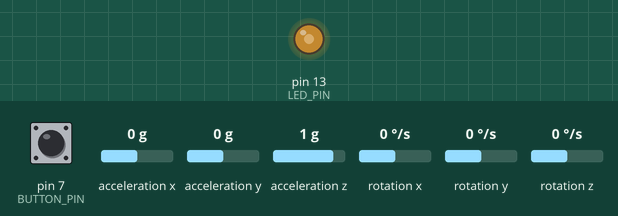
Simulated run of this sketch. Board: Arduino Uno, built with avr-gcc and run on an emulated ATmega328P. On the bench: output pins drawn as LEDs (lit = HIGH). The test bench sets the inputs (shaded band); at power-on: pin 7 (BUTTON_PIN) LOW, acceleration z 1 g, acceleration x 0 g, acceleration y 0 g, rotation x 0 °/s, rotation y 0 °/s, rotation z 0 °/s. What the sketch prints to the serial monitor is not drawn.

Above: at 0.64 s.
1.3 s: pin 7 (BUTTON_PIN) pulled HIGH for 0.15 s
4.3 s: acceleration z set to 0 g
7.3 s: acceleration x set to -1.4 g
10.3 s: acceleration y set to -0.5 g
13.3 s: acceleration y set to -0.8 g
At 14.12 s:
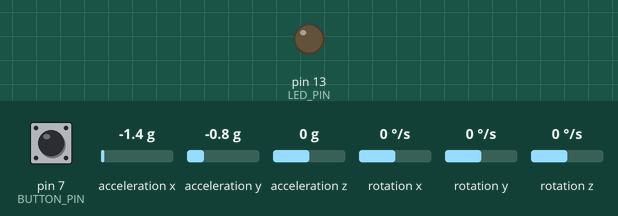
16.3 s: pin 7 (BUTTON_PIN) pulled HIGH for 1 s
At 17.88 s:
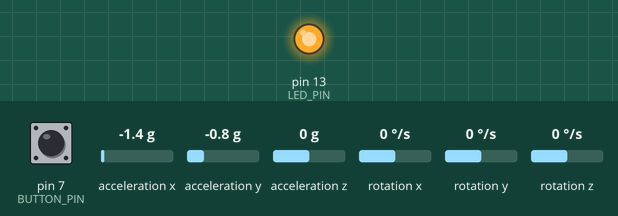
Timing chart, 0 to 20.3 s (numbered marks = the images above; inputs shaded):
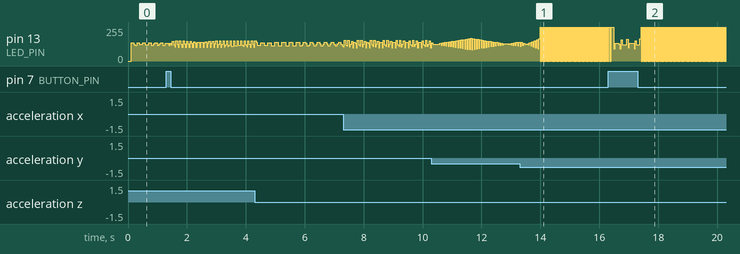

Measured:
- the behaviour switches between -0.6 and -0.7 g on acceleration y (found by bisection; images 0 and 1)

The sketch:

BMED_4781_Code.ino
```cpp
// I2C device class (I2Cdev) demonstration Arduino sketch for MPU6050 class
// 10/7/2011 by Jeff Rowberg <jeff@rowberg.net>
// Updates should (hopefully) always be available at https://github.com/jrowberg/i2cdevlib
//
// Changelog:
//      2013-05-08 - added multiple output formats
//                 - added seamless Fastwire support
//      2011-10-07 - initial release

/* ============================================
I2Cdev device library code is placed under the MIT license
Copyright (c) 2011 Jeff Rowberg

Permission is hereby granted, free of charge, to any person obtaining a copy
of this software and associated documentation files (the "Software"), to deal
in the Software without restriction, including without limitation the rights
to use, copy, modify, merge, publish, distribute, sublicense, and/or sell
copies of the Software, and to permit persons to whom the Software is
furnished to do so, subject to the following conditions:

The above copyright notice and this permission notice shall be included in
all copies or substantial portions of the Software.

THE SOFTWARE IS PROVIDED "AS IS", WITHOUT WARRANTY OF ANY KIND, EXPRESS OR
IMPLIED, INCLUDING BUT NOT LIMITED TO THE WARRANTIES OF MERCHANTABILITY,
FITNESS FOR A PARTICULAR PURPOSE AND NONINFRINGEMENT. IN NO EVENT SHALL THE
AUTHORS OR COPYRIGHT HOLDERS BE LIABLE FOR ANY CLAIM, DAMAGES OR OTHER
LIABILITY, WHETHER IN AN ACTION OF CONTRACT, TORT OR OTHERWISE, ARISING FROM,
OUT OF OR IN CONNECTION WITH THE SOFTWARE OR THE USE OR OTHER DEALINGS IN
THE SOFTWARE.
===============================================
*/

// I2Cdev and MPU6050 must be installed as libraries, or else the .cpp/.h files
// for both classes must be in the include path of your project
#include "I2Cdev.h"
#include "MPU6050.h"

// Arduino Wire library is required if I2Cdev I2CDEV_ARDUINO_WIRE implementation
// is used in I2Cdev.h
#if I2CDEV_IMPLEMENTATION == I2CDEV_ARDUINO_WIRE
    #include "Wire.h"
#endif

// class default I2C address is 0x68
// specific I2C addresses may be passed as a parameter here
// AD0 low = 0x68 (default for InvenSense evaluation board)
// AD0 high = 0x69
MPU6050 accelgyro;
//MPU6050 accelgyro(0x69); // <-- use for AD0 high

int16_t ax, ay, az;
int16_t gx, gy, gz;
//use for calibration values.
int16_t calibVals[5];

boolean isCalibration;
boolean calibDone = false;
#define BUTTON_PIN 7
int cPoint;

// uncomment "OUTPUT_READABLE_ACCELGYRO" if you want to see a tab-separated
// list of the accel X/Y/Z and then gyro X/Y/Z values in decimal. Easy to read,
// not so easy to parse, and slow(er) over UART.
#define OUTPUT_READABLE_ACCELGYRO

// uncomment "OUTPUT_BINARY_ACCELGYRO" to send all 6 axes of data as 16-bit
// binary, one right after the other. This is very fast (as fast as possible
// without compression or data loss), and easy to parse, but impossible to read
// for a human.
//#define OUTPUT_BINARY_ACCELGYRO


#define LED_PIN 13
bool blinkState = false;
enum Exercise {NONE, SQUAT, DEADLIFT };
Exercise workout = NONE;

void setup() {
    // join I2C bus (I2Cdev library doesn't do this automatically)
    #if I2CDEV_IMPLEMENTATION == I2CDEV_ARDUINO_WIRE
        Wire.begin();
    #elif I2CDEV_IMPLEMENTATION == I2CDEV_BUILTIN_FASTWIRE
        Fastwire::setup(400, true);
    #endif

    // initialize serial communication
    // (38400 chosen because it works as well at 8MHz as it does at 16MHz, but
    // it's really up to you depending on your project)
    Serial.begin(38400);

    // initialize device
    Serial.println("Initializing I2C devices...");
    accelgyro.initialize();

    // verify connection
    Serial.println("Testing device connections...");
    Serial.println(accelgyro.testConnection() ? "MPU6050 connection successful" : "MPU6050 connection failed");

    // use the code below to change accel/gyro offset values
    /*
    Serial.println("Updating internal sensor offsets...");
    // -76	-2359	1688	0	0	0
    Serial.print(accelgyro.getXAccelOffset()); Serial.print("\t"); // -76
    Serial.print(accelgyro.getYAccelOffset()); Serial.print("\t"); // -2359
    Serial.print(accelgyro.getZAccelOffset()); Serial.print("\t"); // 1688
    Serial.print(accelgyro.getXGyroOffset()); Serial.print("\t"); // 0
    Serial.print(accelgyro.getYGyroOffset()); Serial.print("\t"); // 0
    Serial.print(accelgyro.getZGyroOffset()); Serial.print("\t"); // 0
    Serial.print("\n");
    accelgyro.setXGyroOffset(220);
    accelgyro.setYGyroOffset(76);
    accelgyro.setZGyroOffset(-85);
    Serial.print(accelgyro.getXAccelOffset()); Serial.print("\t"); // -76
    Serial.print(accelgyro.getYAccelOffset()); Serial.print("\t"); // -2359
    Serial.print(accelgyro.getZAccelOffset()); Serial.print("\t"); // 1688
    Serial.print(accelgyro.getXGyroOffset()); Serial.print("\t"); // 0
    Serial.print(accelgyro.getYGyroOffset()); Serial.print("\t"); // 0
    Serial.print(accelgyro.getZGyroOffset()); Serial.print("\t"); // 0
    Serial.print("\n");
    */

    // configure Arduino LED for
    pinMode(LED_PIN, OUTPUT);
    pinMode(BUTTON_PIN, INPUT);
}

void loop() {
  //check to see if data was sent from the phone telling the arduino
  //what workout is being done.
  if(Serial.available() > 0) {
    int val = Serial.read();
    if(val == 'squat') {
      workout = SQUAT;
    }
    else if(val == 'deadlift') {
      workout = DEADLIFT;
    }
  }
   //check the input of the BUTTON_PIN, it will be 1 when its
  //high, i.e. when the button is pressed
  if(!isCalibration) {
    isCalibration = digitalRead(BUTTON_PIN) == 1;
    cPoint = 0;
    Serial.println("Calibration started...");
  }
    // read raw accel/gyro measurements from device
    accelgyro.getMotion6(&ax, &ay, &az, &gx, &gy, &gz);
    //add values to the calibration input.
    if(isCalibration) {
      //idk what axis we're going to be using.
       calibVals[cPoint] = ay;
       cPoint++;
       //check the index since the C compiler won't.
         if(cPoint >= 5) {
          //we got all our calibration values so calibration is done.
          isCalibration = false;
          calibDone = true;
          Serial.println("Calibration done...");
         }

     }


    // these methods (and a few others) are also available
    //accelgyro.getAcceleration(&ax, &ay, &az);
    //accelgyro.getRotation(&gx, &gy, &gz);

    if(calibDone) {
      #ifdef OUTPUT_READABLE_ACCELGYRO
            // display tab-separated accel/gyro x/y/z values
            Serial.print("a/g:\t");
            Serial.print(ax); Serial.print("\t");
            Serial.print(ay); Serial.print("\t");
            Serial.print(az); Serial.print("\t");
            Serial.print(gx); Serial.print("\t");
            Serial.print(gy); Serial.print("\t");
            Serial.println(gz);
        #endif
    }
    #ifdef OUTPUT_BINARY_ACCELGYRO
        Serial.write((uint8_t)(ax >> 8)); Serial.write((uint8_t)(ax & 0xFF));
        Serial.write((uint8_t)(ay >> 8)); Serial.write((uint8_t)(ay & 0xFF));
        Serial.write((uint8_t)(az >> 8)); Serial.write((uint8_t)(az & 0xFF));
        Serial.write((uint8_t)(gx >> 8)); Serial.write((uint8_t)(gx & 0xFF));
        Serial.write((uint8_t)(gy >> 8)); Serial.write((uint8_t)(gy & 0xFF));
        Serial.write((uint8_t)(gz >> 8)); Serial.write((uint8_t)(gz & 0xFF));
    #endif

    // blink LED to indicate activity
    blinkState = !blinkState;
    digitalWrite(LED_PIN, blinkState);
}
```
